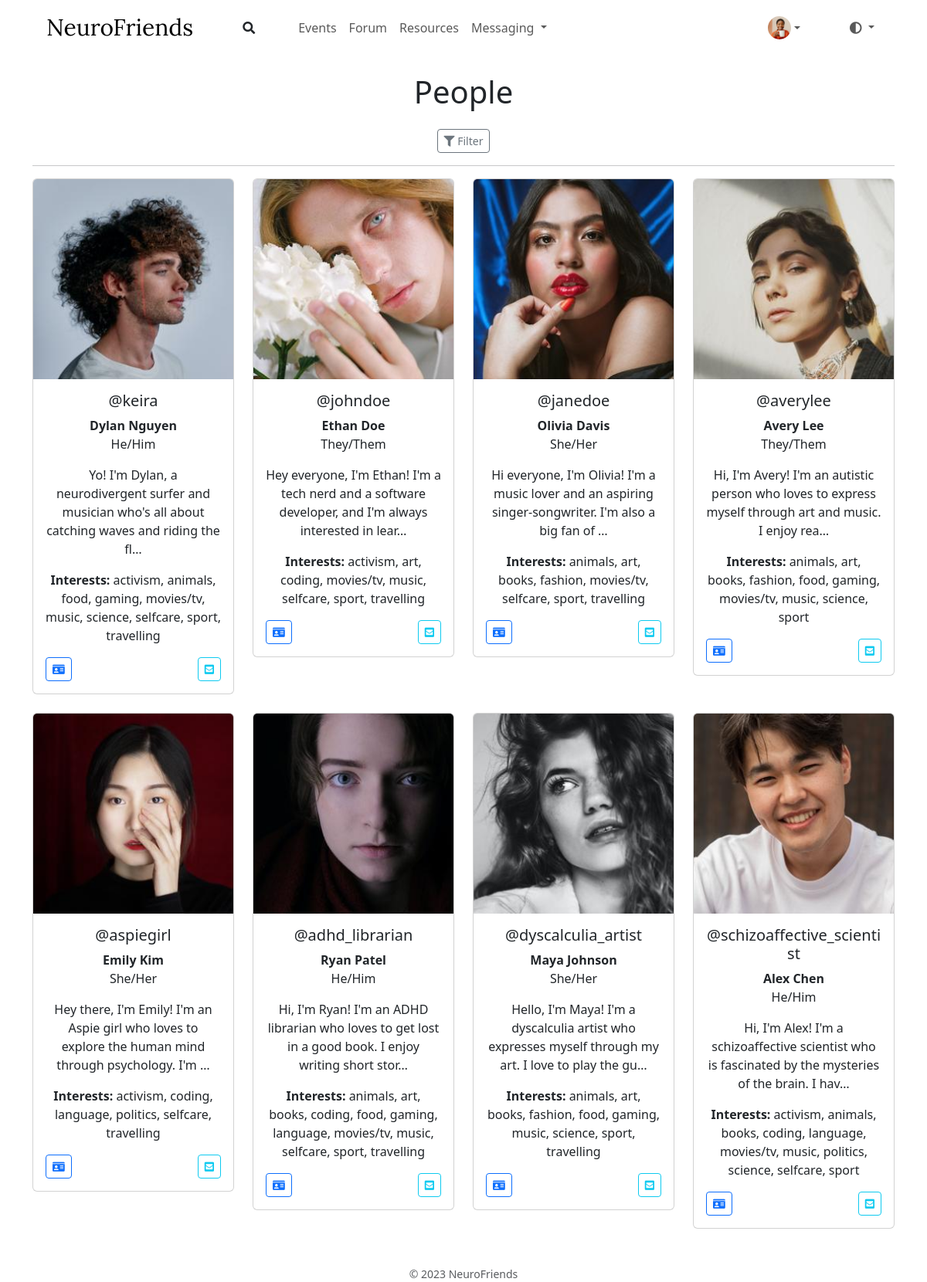
Page /people (signed in) on the committed database.
### tables this page shows
CREATE TABLE users (
    id INTEGER PRIMARY KEY AUTOINCREMENT,
    username TEXT NOT NULL UNIQUE,
    hash TEXT NOT NULL
, pronouns text, age integer, bio text, first_name text, last_name text, profile_picture blob);

### app.py (the view)
@app.route("/people", methods=["GET", "POST"])
@login_required
def people():
    all_users = db.execute("SELECT * FROM users WHERE id != ?", session["user_id"])
    users_details = []
    for user in all_users:
        user_profile = db.execute("SELECT * FROM users WHERE id = ?", user["id"])[0]
        user_interests = db.execute(
            "SELECT interests.name FROM interests JOIN profile_interests ON interests.id = profile_interests.interest_id WHERE profile_interests.profile_id = ?",
            user_profile["id"]
        )
        user_dict = {
            "id": user["id"],
            "username": user["username"],
            "first_name": user_profile["first_name"],
            "last_name": user_profile["last_name"],
            "pronouns": user_profile["pronouns"],
            "bio": user_profile["bio"],
            "interests": [interest["name"] for interest in user_interests],
            "profile_picture": user_profile["profile_picture"]
        }
        if user_dict["id"] != session["user_id"]:
            users_details.append(user_dict)
    if request.method == "POST":
        interest = request.form.get("interest")
        if interest:
            users_details = [user for user in users_details if interest in user["interests"]]
    interests = db.execute("SELECT * FROM interests")
    return render_template("people.html", users=users_details, interests=interests)

### app.py (called while the page is built)
@app.after_request
def after_request(response):
    response.headers["Cache-Control"] = "no-cache, no-store, must-revalidate"
    response.headers["Expires"] = 0
    response.headers["Pragma"] = "no-cache"
    return response

@app.context_processor
def inject_profile_pic():
    if 'user_id' in session:
        profile = db.execute("SELECT * FROM users WHERE id=?", session["user_id"])
        if len(profile) > 0 and profile[0]["profile_picture"]:
            return dict(profile_pic=url_for("static", filename="profile_pics/" + profile[0]["profile_picture"]))
    return dict(profile_pic=url_for("static", filename="profile_pics/default.png"))

@app.template_filter()
@evalcontextfilter
def truncate_filter(eval_ctx, value, length):
    if len(value) <= length:
        return value
    else:
        return value[:length] + Markup('&hellip;')

### helpers.py (called while the page is built)
def login_required(f):
    @wraps(f)
    def decorated_function(*args, **kwargs):
        if session.get("user_id") is None:
            return redirect("/login")
        return f(*args, **kwargs)
    return decorated_function

### templates/people.html (shortened to what this page needs)
{% extends "layout.html" %}
{% block main %}
    <h1 class="mb-4">People</h1>
    <button class="btn btn-outline-secondary btn-sm" type="button" data-bs-toggle="offcanvas" data-bs-target="#offcanvasFilter" aria-controls="offcanvasFilter"><i class="fas fa-filter"></i> Filter</button>
    <hr>
    <div class="row">
        {% for user in users %}
            <div class="col-md-3 mb-4">
                <div class="card">
                    {% if user['profile_picture'] is not none %}
                        <img src="{{ url_for('static', filename='profile_pics/' + user['profile_picture']) }}" alt="{{ user['username'] }}" class="card-img-top">
                    {% endif %}
                    <div class="card-body">
                        <h5 class="card-title">@{{ user['username'] }}</h5>
                        <p class="card-text mb-0"><strong>{{ user['first_name'] }} {{ user['last_name'] }}</strong></p>
                        <p class="card-text">{{ user['pronouns'] }}</p>
                        <p class="card-text">{{ user['bio'] | truncate_filter(100) }}</p>
                        <p class="card-text"><strong>Interests:</strong> {{ user['interests']|join(', ') }}</p>
                        <div class="row">
                            <div class="col-sm-12">
                                <div class="d-flex justify-content-between">
                                    <a href="/user/{{ user['id'] }}" class="btn btn-outline-primary btn-sm" title="See Profile"><i class="fas fa-id-card"></i></a>
                                    <a href="{{ url_for('compose', recipient_id=user['id']) }}" class="btn btn-outline-info btn-sm" title="Send Message"><i class="fas fa-envelope-square"></i></a>
                                </div>
                            </div>
                        </div>
                    </div>
                </div>
            </div>
        {% endfor %}
    </div>
{% endblock %}

### templates/layout.html (shortened to what this page needs)
<!DOCTYPE html>
<html lang="en" data-bs-theme="auto">
    <head>
        <link rel="stylesheet" type="text/css" href="https://cdnjs.cloudflare.com/ajax/libs/font-awesome/5.15.3/css/all.min.css">
        <link href="https://cdn.jsdelivr.net/npm/bootstrap@5.3.0-alpha3/dist/css/bootstrap.min.css" rel="stylesheet">
        <link href="/static/styles.css" rel="stylesheet">
    </head>
    <body>
        <nav class="navbar sticky-top navbar-expand-lg">
            <div class="container-fluid">
                <a class="navbar-brand ms-5" href="/">NeuroFriends</a>
                <ul class="navbar-nav ms-5 me-auto">
                    <li class="nav-item"><a class="search-link text-decoration-none" href="/people" title="Find Friends"><i class="fas fa-search"></i></a></li>
                </ul>
                <div class="collapse navbar-collapse" id="navbarColor03">
                    {% if session["user_id"] %}
                        <ul class="navbar-nav ms-5 me-auto">
                            <li class="nav-item"><a class="nav-link" href="/events">Events</a></li>
                            <li class="nav-item"><a class="nav-link" href="/forum">Forum</a></li>
                            <li class="nav-item"><a class="nav-link" href="/resources">Resources</a></li>
                            <li class="nav-item dropdown">
                                <a class="nav-link dropdown-toggle" href="#" data-bs-toggle="dropdown" role="button">
                                    Messaging
                                </a>
                            </li>
                        </ul>
                        <ul class="navbar-nav me-5">
                            <li class="nav-item dropdown">
                              <a class="nav-link dropdown-toggle d-flex align-items-center" href="#" data-bs-toggle="dropdown" role="button">
                                <img src="{{ profile_pic }}" width="30px" class="rounded-circle " alt="Profile Picture">
                              </a>
                            </li>
                          </ul>
                    {% else %}
                        <ul class="navbar-nav ms-auto">
                            <li class="nav-item"><a class="nav-link" href="/register">Register</a></li>
                            <li class="nav-item"><a class="nav-link" href="/login">Log In</a></li>
                        </ul>
                    {% endif %}
                    <ul class="navbar-nav me-5">
                        <li class="nav-item dropdown">
                            <a class="nav-link dropdown-toggle" href="#" data-bs-toggle="dropdown" role="button" title="Switch Theme">
                                <i class="fas fa-adjust"></i>
                            </a>
                        </li>
                    </ul>
                </div>
            </div>
        </nav>
        <main class="container py-4 text-center mx-auto ml-3 mr-3">
            {% block main %}{% endblock %}
        </main>
        <footer class="md-1 small text-center text-muted">
            © 2023 NeuroFriends
        </footer>
    </body>
</html>

### static/styles.css (style rules this page uses)
.navbar { background: var(--bs-body-bg); }
.navbar-brand { font-family: 'Lora', serif; font-size: 30px; }
.search-link { color: var(--bs-body-color); }

### rows in the picture
users: profile_picture (picture), username "keira", first_name "Dylan", last_name "Nguyen", pronouns "He/Him", bio "Yo! I'm Dylan, a neurodivergent surfer and musician who's all about catching waves and riding the fl…"
users: profile_picture (picture), username "johndoe", first_name "Ethan", last_name "Doe", pronouns "They/Them", bio "Hey everyone, I'm Ethan! I'm a tech nerd and a software developer, and I'm always interested in lear…"
users: profile_picture (picture), username "janedoe", first_name "Olivia", last_name "Davis", pronouns "She/Her", bio "Hi everyone, I'm Olivia! I'm a music lover and an aspiring singer-songwriter. I'm also a big fan of …"
users: profile_picture (picture), username "averylee", first_name "Avery", last_name "Lee", pronouns "They/Them", bio "Hi, I'm Avery! I'm an autistic person who loves to express myself through art and music. I enjoy rea…"
users: profile_picture (picture), username "aspiegirl", first_name "Emily", last_name "Kim", pronouns "She/Her", bio "Hey there, I'm Emily! I'm an Aspie girl who loves to explore the human mind through psychology. I'm …"
users: profile_picture (picture), username "adhd_librarian", first_name "Ryan", last_name "Patel", pronouns "He/Him", bio "Hi, I'm Ryan! I'm an ADHD librarian who loves to get lost in a good book. I enjoy writing short stor…"
users: profile_picture (picture), username "dyscalculia_artist", first_name "Maya", last_name "Johnson", pronouns "She/Her", bio "Hello, I'm Maya! I'm a dyscalculia artist who expresses myself through my art. I love to play the gu…"
users: profile_picture (picture), username "schizoaffective_scientist", first_name "Alex", last_name "Chen", pronouns "He/Him", bio "Hi, I'm Alex! I'm a schizoaffective scientist who is fascinated by the mysteries of the brain. I hav…"

### other values in the picture
{{ user['interests']|join(', ') }} "activism, animals, food, gaming, movies/tv, music, science, selfcare, sport, travelling" "activism, art, coding, movies/tv, music, selfcare, sport, travelling" "animals, art, books, fashion, movies/tv, selfcare, sport, travelling" "animals, art, books, fashion, food, gaming, movies/tv, music, science, sport" "activism, coding, language, politics, selfcare, travelling" "animals, art, books, coding, food, gaming, language, movies/tv, music, selfcare, sport, travelling" "animals, art, books, fashion, food, gaming, music, science, sport, travelling" "activism, animals, books, coding, language, movies/tv, music, politics, science, selfcare, sport"
